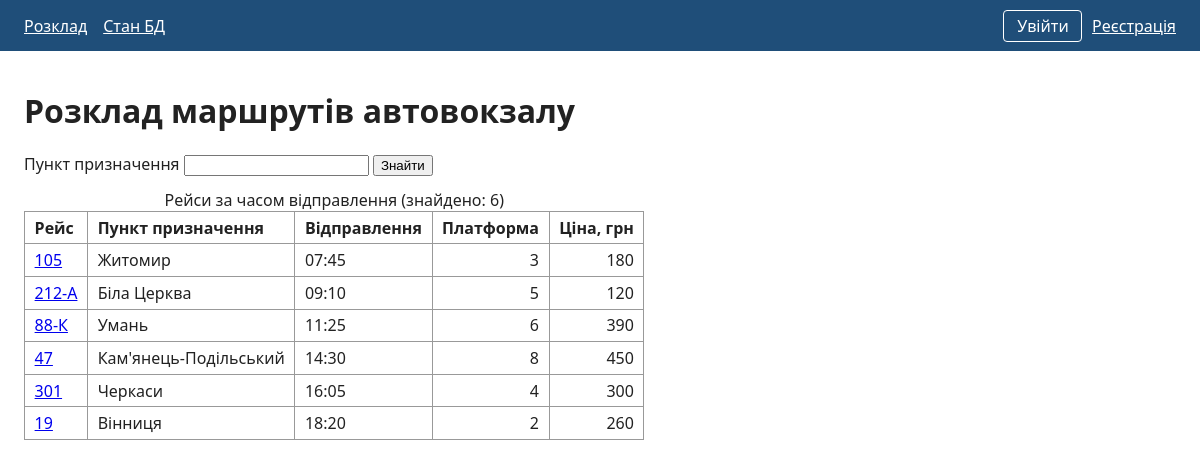
The page / on the database its author committed.
### tables this page shows
CREATE TABLE routes (
    id           INT UNSIGNED      NOT NULL AUTO_INCREMENT,
    number       VARCHAR(10)       NOT NULL COMMENT 'Номер рейсу',
    destination  VARCHAR(100)      NOT NULL COMMENT 'Пункт призначення',
    departure    TIME              NOT NULL COMMENT 'Час відправлення',
    duration_min SMALLINT UNSIGNED NOT NULL COMMENT 'Тривалість поїздки, хв',
    platform     TINYINT UNSIGNED  NOT NULL COMMENT 'Платформа 1–20',
    price        INT UNSIGNED      NOT NULL COMMENT 'Ціна квитка, грн',
    carrier      VARCHAR(100)      NOT NULL COMMENT 'Перевізник',
    days         VARCHAR(50)       NOT NULL COMMENT 'Дні курсування',
    PRIMARY KEY (id),
    KEY idx_routes_departure (departure),
    CONSTRAINT chk_routes_platform CHECK (platform BETWEEN 1 AND 20),
    CONSTRAINT chk_routes_price CHECK (price BETWEEN 1 AND 5000)
);

### src/index.php (the view, shortened to what this page needs)
<?php
require __DIR__ . '/common.php';
$routes = [];
$error = null;
$query = $_GET['q'] ?? '';
$query = trim($query);
if ($error === null) {
    try {
        $sql = 'SELECT id, number, destination, departure, platform, price FROM routes';
        $params = [];
        $stmt = db()->prepare($sql . ' ORDER BY departure, number');
        $stmt->execute($params);
        $routes = $stmt->fetchAll();
    } catch (PDOException $exception) {
        $error = dbError($exception);
    }
} else {
    http_response_code(400);
}
pageStart('Розклад маршрутів автовокзалу');
?>
<form method="get" action="index.php">
    <label for="q">Пункт призначення</label>
    <input id="q" name="q" type="search" maxlength="100" value="<?= e($query) ?>">
    <button type="submit">Знайти</button>
</form>
<?php if ($error !== null): ?>
    <p class="error" role="alert"><?= e($error) ?></p>
<?php elseif ($routes === []): ?>
    <p><?= $query === '' ? 'Рейсів немає.' : 'За запитом «' . e($query) . '» рейсів не знайдено.' ?></p>
<?php else: ?>
    <table>
        <caption>Рейси за часом відправлення (знайдено: <?= count($routes) ?>)</caption>
        <thead>
        <tr><th scope="col">Рейс</th><th scope="col">Пункт призначення</th><th scope="col">Відправлення</th><th scope="col">Платформа</th><th scope="col">Ціна, грн</th></tr>
        </thead>
        <tbody>
        <?php foreach ($routes as $route): ?>
            <tr>
                <td><a href="route.php?id=<?= (int) $route['id'] ?>"><?= e($route['number']) ?></a></td>
                <td><?= e($route['destination']) ?></td>
                <td><?= e(substr($route['departure'], 0, 5)) ?></td>
                <td class="num"><?= (int) $route['platform'] ?></td>
                <td class="num"><?= (int) $route['price'] ?></td>
            </tr>
        <?php endforeach; ?>
        </tbody>
    </table>
<?php endif; ?>
<?php pageEnd();

### src/common.php (shortened to what this page needs)
<?php
function db(): PDO
{
    static $pdo = null;
    if ($pdo === null) {
        $config = require __DIR__ . '/config.php';
        $dsn = sprintf('mysql:host=%s;port=%d;dbname=%s;charset=utf8mb4',
            $config['host'], $config['port'], $config['name']);
        $pdo = new PDO($dsn, $config['user'], $config['pass'], [
            PDO::ATTR_ERRMODE => PDO::ERRMODE_EXCEPTION,
            PDO::ATTR_DEFAULT_FETCH_MODE => PDO::FETCH_ASSOC,
            PDO::ATTR_EMULATE_PREPARES => false,
        ]);
    }
    return $pdo;
}
function e(string $value): string
{
    return htmlspecialchars($value, ENT_QUOTES | ENT_SUBSTITUTE, 'UTF-8');
}
function currentUser(): ?array
{
    $user = null;
    $id = $_SESSION['user_id'] ?? null;
    return $user;
}
function pageStart(string $title): void
{
    try {
        $user = currentUser();
    } catch (PDOException) {
        $user = null;
    }
    ?>
<!DOCTYPE html>
<html lang="uk">
<head>
</head>
<body>
<header>
    <nav aria-label="Головне меню">
        <a href="index.php">Розклад</a>
        <a href="db_check.php">Стан БД</a>
    </nav>
    <div class="account">
        <?php if ($user !== null): ?>
            <span>Вітаємо, <?= e($user['full_name']) ?>!</span>
            <form method="post" action="logout.php">
                <?= csrfField() ?>
                <button type="submit">Вийти</button>
            </form>
        <?php else: ?>
            <a class="button" href="login.php">Увійти</a>
            <a href="register.php">Реєстрація</a>
        <?php endif; ?>
    </div>
</header>
<main>
<h1><?= e($title) ?></h1>
    <?php
}
function pageEnd(): void
{
    ?>
</main>
</body>
</html>
    <?php
}
    ?>

### src/common.php (style rules this page uses)
body { font-family: system-ui, sans-serif; margin: 0; color: #222; }
header { display: flex; flex-wrap: wrap; align-items: center; gap: 1rem; padding: 0.6rem 1.5rem; background: #1f4e79; color: #fff; }
header a { color: #fff; }
header nav { display: flex; gap: 1rem; flex: 1; }
header .account { display: flex; align-items: center; gap: 0.6rem; }
header button, header .button { font: inherit; padding: 0.25rem 0.8rem; border: 1px solid #fff; border-radius: 4px; background: transparent; color: #fff; cursor: pointer; text-decoration: none; }
main { padding: 1rem 1.5rem; max-width: 62rem; }
table { border-collapse: collapse; margin-top: 0.8rem; }
th, td { border: 1px solid #999; padding: 0.3rem 0.6rem; text-align: left; }
td.num { text-align: right; }

### rows shown on the page
routes: number "105", destination "Житомир", departure "07:45", platform "3", price "180"
routes: number "212-А", destination "Біла Церква", departure "09:10", platform "5", price "120"
routes: number "88-К", destination "Умань", departure "11:25", platform "6", price "390"
routes: number "47", destination "Кам'янець-Подільський", departure "14:30", platform "8", price "450"
routes: number "301", destination "Черкаси", departure "16:05", platform "4", price "300"
routes: number "19", destination "Вінниця", departure "18:20", platform "2", price "260"

### other values the page prints
$title "Розклад маршрутів автовокзалу"
count($routes) "6"
